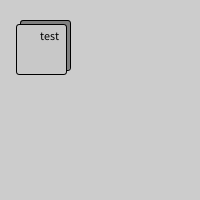
Frame 1 (no input)
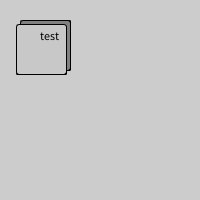
Frame 60 (the mouse pressed at the canvas centre just before this capture)
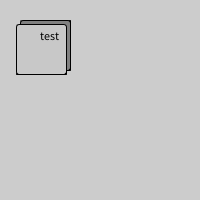
Frame 120 (the mouse held since frame 60 and released just before this capture)

The Processing sketch that drew these frames (run headless with seeded random() and noise(); from frame 60 on, the mouse is pressed at the canvas centre):

// Processing sketch: buttonTest
// ── buttonTest.pde
Button b1;

void setup(){
  size(200,200);
  b1= new Button(color(200), 20,20,50,50,"test");
}

void draw(){
  b1. display();
  b1.hover(mouseX, mouseY);
}
// ── Button.pde
class Button {
  color b1, b2, t1, t2; //colors for buttons and text
  int x, y, w, h;
  String val;
  Boolean over;

  // constructor
  Button(){}
  Button(color b1, int x, int y, int w, int h, String val) {
    this.b1= b1;
    this.x= x;
    this.y= y;
    this.w= w;
    this.h= h;
    this.val= val;
    over= false;
  }

  // display method
  void display() {
    if (over) {
      fill(128);
      rect(x, y, w, h, 3);
      fill(255,0,0);
      rect(x-4, y+4, w, h, 3);
      fill(0);
      text(val, x+5,20 ,y+20);
    } else {
      fill(128);
      rect(x, y, w, h, 3);
      fill(b1);
      rect(x-4, y+4, w, h, 3);
      fill(0);
      text(val, x+20, y+20);
    }
  }

  // hover method
  void hover(int xpos, int ypos) {
    over= xpos>x && xpos<x+w && ypos>y && ypos<y+h;
  }
}
